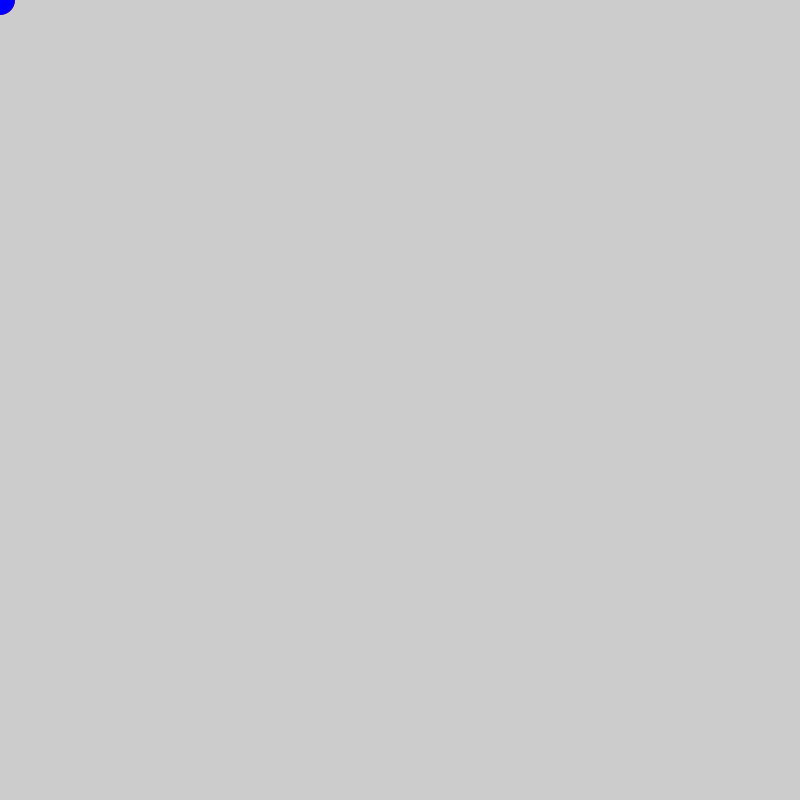
Frame 1 (no input)
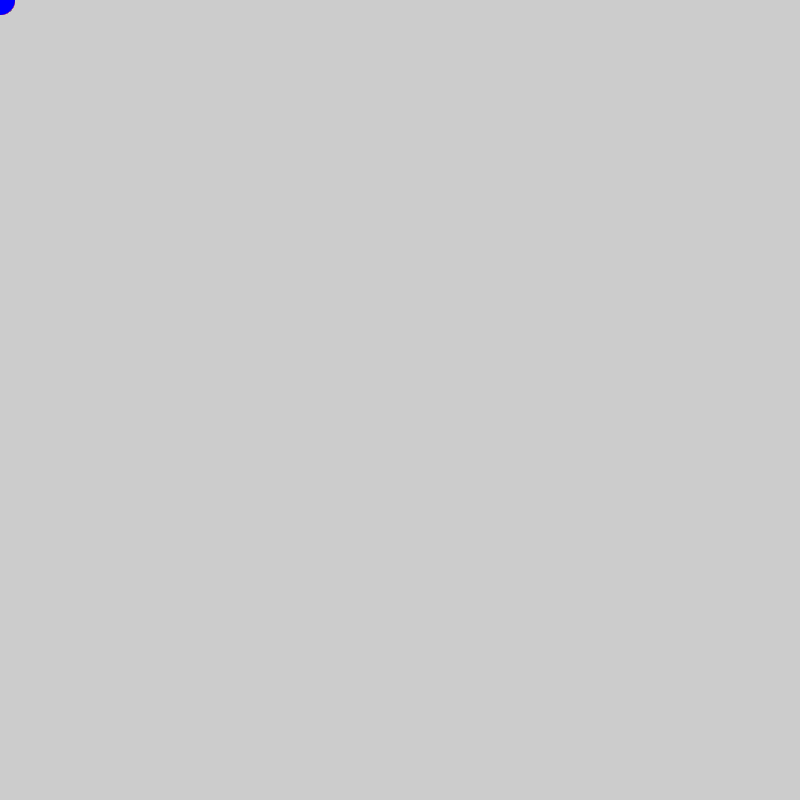
Frame 60 (the mouse pressed at the canvas centre just before this capture)
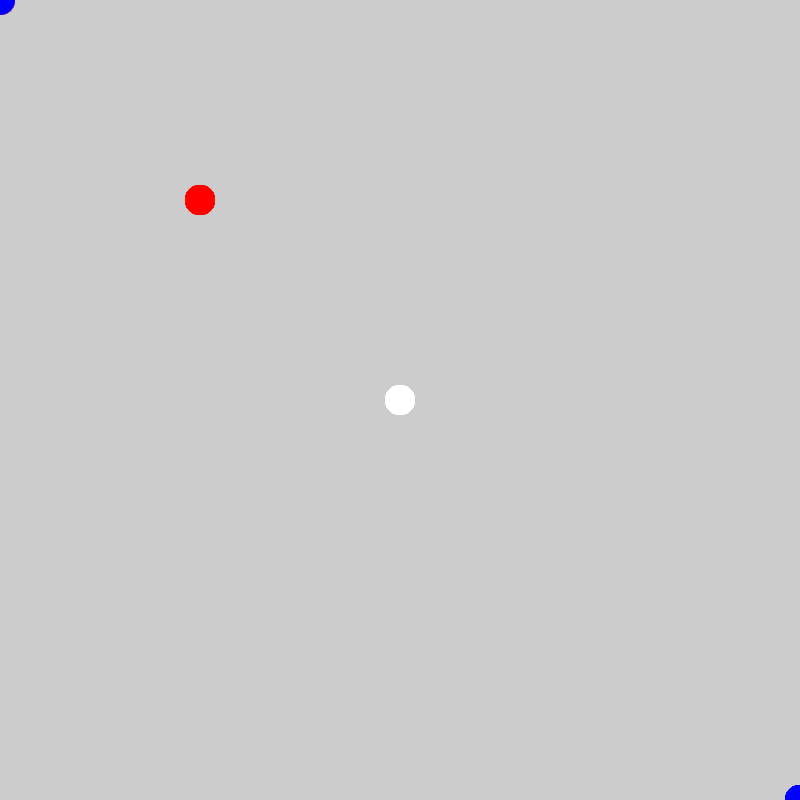
Frame 120 (the mouse held since frame 60 and released just before this capture)

The Processing sketch that drew these frames (run headless with seeded random() and noise(); from frame 60 on, the mouse is pressed at the canvas centre):

// Processing sketch: processing_73758
// ── processing_73758.pde

void setup(){
  size(800, 800);
  smooth();
  noStroke();
  clearScreen();
}
void clearScreen(){
   background(204); 
}
float a = 0;
float b = 0;
float c = -255;
void draw(){
 
    fill(255, 255, 255);
    ellipse(mouseX, mouseY, 30, 30);
    fill(255, 0, 0);
    ellipse(mouseX/2, mouseY/2, 30, 30);
    fill(0, 0, 255);
    ellipse(mouseX*2, mouseY*2, 30, 30);
    if ((keyPressed == true) && (key == 'a')){
fill(255, 255, 255);
ellipse(mouseX, mouseY, 50, 35);
fill(255, 255, 0);
ellipse(mouseX, mouseY, 25, 25);
fill(0, 0, 0);
ellipse(mouseX, mouseY, 10, 10);
fill(255, 0, 0);
ellipse(mouseX/2, mouseY/2, 50, 35);
fill(255, 255, 0);
ellipse(mouseX/2, mouseY/2, 25, 25);
fill(0, 0, 0);
ellipse(mouseX/2, mouseY/2, 10, 10);
fill(0, 0, 255);
ellipse(mouseX*2, mouseY*2, 50, 35);
fill(255, 255, 0);
ellipse(mouseX*2, mouseY*2, 25, 25);
fill(0, 0, 0);
ellipse(mouseX*2, mouseY*2, 10, 10);
}
if ((keyPressed == true) && (key == 'b')){
a = a + .1;
  b = b + 1;
  c = c + 1;
  float d = random(0,255);
  float e = random(0,255);
  float f = random(0,255);
  translate(mouseX, mouseY);
  rotate(a);
  if(b<255){
  fill(d, e, f);
  } else {
  fill(d, e, f); 
  }
  fill(d, e, f);
 rect(mouseX, 40, 30, 30);
 ellipse(mouseX/2, 30, 30, 30);
 triangle(mouseX*2, 75, 58, 20, 86, 75);

  }
}
void keyPressed(){
   if(key == ' '){
      clearScreen();
   } 

}
